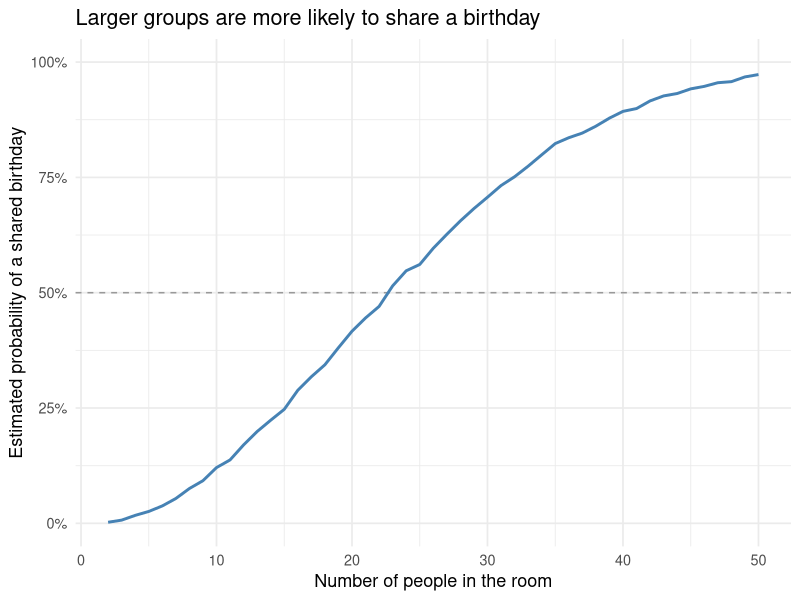

Generate this figure with R: (Note: this script raises an error after producing the figure.)
## ---- chunk 1
library(tidyverse)

has_shared_birthday <- function(n) {
  birthdays <- sample.int(365, size = n, replace = TRUE)
  any(duplicated(birthdays))
}
## ---- chunk 2
#Estimate the probability for each group size
set.seed(8105)

birthday_results <- tibble(group_size = 2:50) |>
  mutate(
    probability = map_dbl(
      group_size,
      function(n) mean(replicate(10000, has_shared_birthday(n)))
    )
  )
## ---- chunk 3
ggplot(birthday_results, aes(x = group_size, y = probability)) +
  geom_hline(yintercept = 0.5, linetype = "dashed", color = "grey60") +
  geom_line(color = "steelblue", linewidth = 1) +
  scale_y_continuous(
    labels = scales::label_percent(accuracy = 1),
    limits = c(0, 1)
  ) +
  labs(
    title = "Larger groups are more likely to share a birthday",
    x = "Number of people in the room",
    y = "Estimated probability of a shared birthday"
  ) +
  theme_minimal(base_size = 13)
## ---- chunk 4
library(tidyverse)
participant_files <- tibble(
  path = list.files(
    "data/longitudinal",
    pattern = "\\.csv$",
    full.names = TRUE
  )
)

stopifnot(nrow(participant_files) > 0)

participant_files <- participant_files |>
  mutate(
    file_name = basename(path),
    measurements = purrr::map(path, read_csv, show_col_types = FALSE)
  )

participant_files |>
  select(file_name, measurements) |>
  head()
## ---- chunk 5
study_data <- participant_files |>
  mutate(participant = tools::file_path_sans_ext(file_name)) |>
  separate_wider_delim(
    participant,
    delim = "_",
    names = c("arm", "subject_id")
  ) |>
  mutate(arm = recode(arm, con = "Control", exp = "Experimental")) |>
  unnest(measurements) |>
  pivot_longer(
    cols = starts_with("week_"),
    names_to = "week",
    names_prefix = "week_",
    names_transform = list(week = as.integer),
    values_to = "observation"
  ) |>
  select(arm, subject_id, week, observation) |>
  arrange(arm, subject_id, week)

head(study_data, 8)
## ---- chunk 6
ggplot(
  study_data,
  aes(
    x = week,
    y = observation,
    group = interaction(arm, subject_id),
    color = arm
  )
) +
  geom_line(linewidth = 0.7, alpha = 0.75) +
  geom_point(size = 1.2) +
  facet_wrap(~ arm, nrow = 1) +
  scale_x_continuous(breaks = 1:8) +
  labs(
    title = "Weekly observations by study arm",
    subtitle = "Each line follows one participant",
    x = "Study week",
    y = "Observation"
  ) +
  theme_minimal(base_size = 13) +
  theme(legend.position = "none")
## ---- chunk 7
arm_change <- study_data |>
  arrange(arm, subject_id, week) |>
  group_by(arm, subject_id) |>
  summarise(change = last(observation) - first(observation), .groups = "drop") |>
  group_by(arm) |>
  summarise(mean_change = mean(change), .groups = "drop")
## ---- chunk 8
simulate_t_test <- function(true_mu) {
  x <- rnorm(n = 30, mean = true_mu, sd = 5)
  test <- t.test(x, mu = 0, alternative = "two.sided")

  tibble(
    estimate = unname(test$estimate),
    p_value = test$p.value
  )
}

set.seed(8105)

n_sim <- 5000
alpha <- 0.05

sim_results <- expand_grid(
  true_mu = 0:6,
  simulation = seq_len(n_sim)
) |>
  mutate(result = map(true_mu, simulate_t_test)) |>
  unnest(result) |>
  mutate(rejected = p_value < alpha)

power_summary <- sim_results |>
  group_by(true_mu) |>
  summarise(
    n_tests = n(),
    rejection_rate = mean(rejected),
    mean_all = mean(estimate),
    mean_rejected = mean(estimate[rejected]),
    .groups = "drop"
  )

power_summary
## ---- chunk 9
ggplot(power_summary, aes(x = true_mu, y = rejection_rate)) +
  geom_hline(yintercept = alpha, linetype = "dashed", color = "grey55") +
  geom_line(linewidth = 0.9, color = "steelblue") +
  geom_point(size = 2.5, color = "steelblue") +
  scale_x_continuous(breaks = 0:6) +
  scale_y_continuous(labels = scales::label_percent(), limits = c(0, 1)) +
  labs(
    title = "Power increases as the true mean moves away from zero",
    x = "True population mean",
    y = "Percentage of tests rejecting the null"
  ) +
  theme_minimal(base_size = 13)
## ---- chunk 10
power_summary |>
  select(true_mu, mean_all, mean_rejected) |>
  pivot_longer(
    cols = c(mean_all, mean_rejected),
    names_to = "samples",
    values_to = "average_estimate"
  ) |>
  ggplot(aes(x = true_mu, y = average_estimate, color = samples)) +
  geom_abline(slope = 1, intercept = 0, linetype = "dashed", color = "grey55") +
  geom_line(linewidth = 0.9) +
  geom_point(size = 2.5) +
  scale_color_manual(
    values = c(mean_all = "steelblue", mean_rejected = "darkorange3"),
    labels = c(mean_all = "All samples", mean_rejected = "Rejected tests only")
  ) +
  scale_x_continuous(breaks = 0:6) +
  labs(
    title = "Average estimated mean by true population mean",
    subtitle = "The dashed line marks agreement with the true mean",
    x = "True population mean",
    y = "Average estimated mean",
    color = NULL
  ) +
  theme_minimal(base_size = 13) +
  theme(legend.position = "bottom")
## ---- chunk 11
knitr::opts_chunk$set(echo = TRUE)
